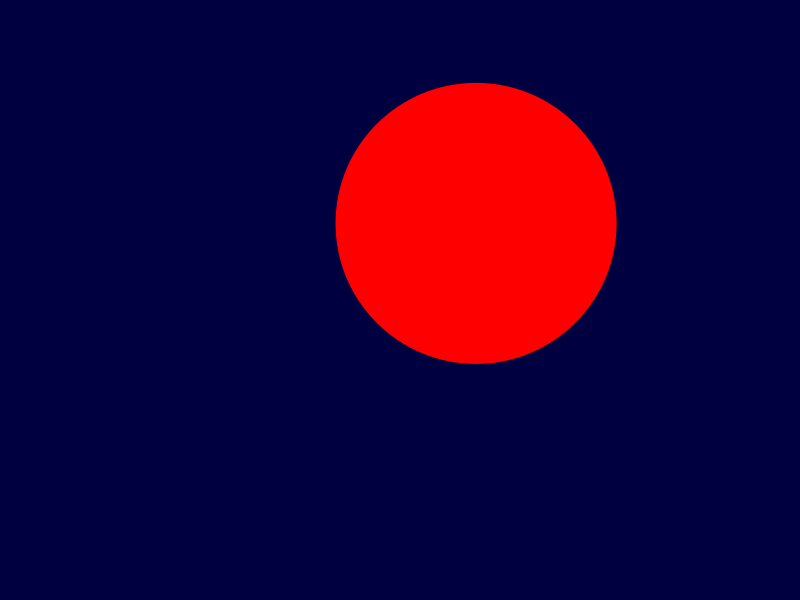
Frame 1 (no input)
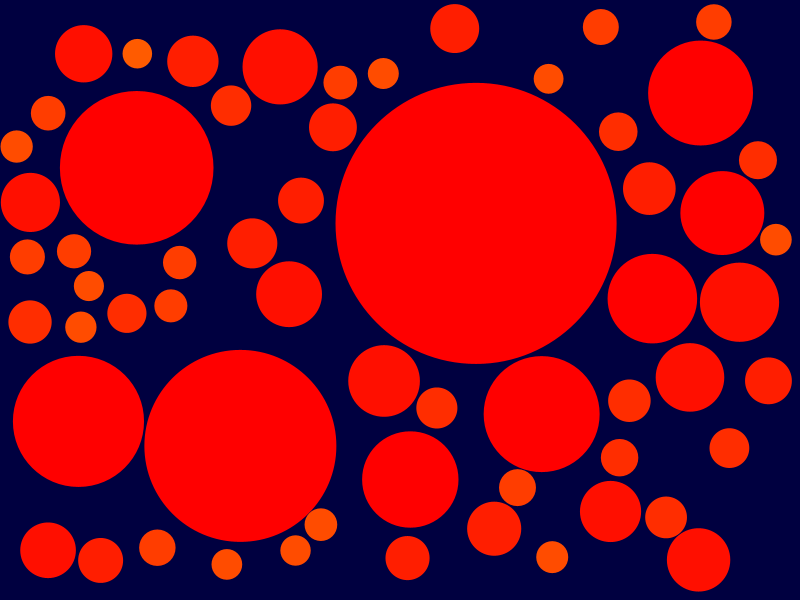
Frame 60 (the mouse pressed at the canvas centre just before this capture)
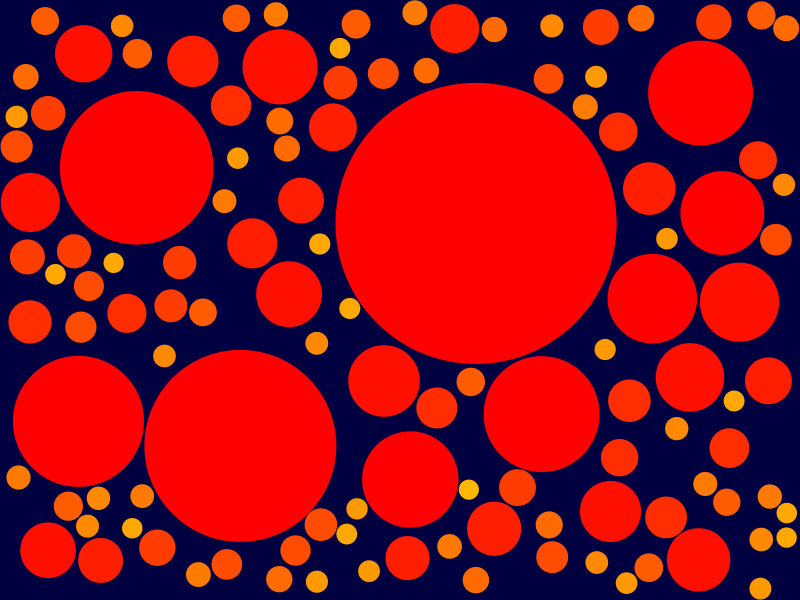
Frame 120 (the mouse held since frame 60 and released just before this capture)

The Processing sketch that drew these frames (run headless with seeded random() and noise(); from frame 60 on, the mouse is pressed at the canvas centre):

// Processing sketch: processing_40422
// ── processing_40422.pde

/*
Random Tiling by Philippe Guglielmetti, aka Dr. Goulu 2011
inspired by http://paulbourke.net/texture_colour/randomtile/
and http://www.openprocessing.org/visuals/?visualID=5464
*/

float c=1.1;
int n=0; // start with circles

float g(int i) {return pow(i,-c);}
float RiemannZeta() {
  float s=0;
  for (int i=1; g(i)>1E-6; i++) {s+=g(i);}
  return s;
}

float Angle2D(float x1,float y1,float x2,float y2)
{
   float dtheta = atan2(y2,x2) - atan2(y1,x1);
   while (dtheta > PI)
      dtheta -= 2*PI;
   while (dtheta < -PI)
      dtheta += 2*PI;
   return(dtheta);
}

boolean LineIntersect(float x1,float y1,float x2,float y2,float x3,float y3,float x4,float y4)
{
   float eps=1e-9;
   float denom  = (y4-y3) * (x2-x1) - (x4-x3) * (y2-y1);
   float numera = (x4-x3) * (y1-y3) - (y4-y3) * (x1-x3);
   float numerb = (x2-x1) * (y1-y3) - (y2-y1) * (x1-x3);

   // Are the line coincident?
   if (abs(numera) < eps && abs(numerb) < eps && abs(denom) < eps)
      return(true);

   // Are the line parallel
   if (abs (denom) < eps)
      return(false);

   // Is the intersection along the the segments
   float mua = numera / denom;
   float mub = numerb / denom;
   if (mua < 0 || mua > 1 || mub < 0 || mub > 1)
      return(false);
   return(true );
}

class Poly {
  int pts; // points
  float area,phi;
  float cx,cy;
  float cr; // cercle circonscrit
  
  Poly(int n, float a) {
    area=a;
    pts=n;
    if (pts<3) {
      cr=sqrt(area/PI);
    }
    else if (pts==10){  // pentagram
      float t=2*sin(PI/5); 
      t=(5*t*t/4)*(tan(3*PI/10)-tan(PI/5));
      cr=sqrt(area/t);
    }
    else{
      cr=sqrt(2*area/(n*sin(2*PI/n))); //http://www.mathwords.com/a/area_regular_polygon.htm
    }
  }
  
  void Random(float pmin, float pmax) {
    cx=random(cr,width-cr);
    cy=random(cr,height-cr);
    phi=random(pmin,pmax);    
  }
  
  float X(int i) {
    float r=cr;
    if (pts==10 && i%2==1) {r=r/2.5;}
    return cx+r*cos(phi+i*2*PI/pts);
  }
  float Y(int i) {
    float r=cr;
    if (pts==10 && i%2==1) {r=r/2.5;}
    return cy+r*sin(phi+i*2*PI/pts);
  }
  
  void Draw() {
    if (pts<3) {
      // translate(cx, cy, 0); sphere(cr);
      ellipse(cx,cy,2*cr,2*cr);
    }
    else {
      beginShape();
      float a=phi;
      for (int i=0; i<pts; i++)  {
        vertex(X(i),Y(i));
        a+=2*PI/pts;
      }
      endShape(CLOSE);
    }
  }
  
  boolean In(float x, float y) {
    float d2=sq(x-this.cx)+sq(y-this.cy);
    if (d2>sq(this.cr)) return false;
    if (pts<3) return true;
    float angle=0;
    for (int i=0; i<pts; i++) {
      angle += Angle2D(X(i)-x,Y(i)-y,X((i+1)%pts)-x,Y((i+1)%pts)-y);
    }
    return abs(angle)>=PI;
  }
  
  boolean Intersect(Poly p) {
    float d=sqrt(sq(p.cx-this.cx)+sq(p.cy-this.cy));
    if (d>p.cr+this.cr) return false;
    // check if any point of p in inside this shape
    for (int i=0; i<p.pts; i++) {
      if (In(p.X(i),p.Y(i))) {return true;}
    }
    if (pts<3) return true; // it this shape is a circle, that's all
    //
    // check if any point of this polygon is in p
    for (int i=0; i<pts; i++) {
      if (p.In(X(i),Y(i))) {return true;}
    }
    // check if any edges intersect
    for (int i=0; i<pts; i++) {
      for (int j=0; j<p.pts; j++) {
        if (LineIntersect(X(i),Y(i),X((i+1)%pts),Y((i+1)%pts),p.X(j),p.Y(j),p.X((j+1)%p.pts),p.Y((j+1)%p.pts)))
          return true;
      }
    }
    return false; // ok, they do not intersect, after all
  }
}
  
ArrayList polys;

boolean Intersect(Poly p) {
  for (int i = 0; i<polys.size(); i++) // fast test
    {if (((Poly)polys.get(i)).In(p.cx,p.cy)) return true;}
  for (int i = 0; i<polys.size(); i++) // slower test
    {if (p.Intersect((Poly)polys.get(i))) return true;}
  return false;
}

float a;
int i=1;

void setup() {
  smooth();
  colorMode(RGB,255);
  size(800,600);
  background(0,0,64);  // dark blue
  noStroke();
  polys=new ArrayList();
  a=width*height/RiemannZeta();
  i=1;
}
  
void draw() {
  colorMode(HSB, 100);
  fill(i/10,100,100);
  Poly p=new Poly(n,a*g(i));
  p.Random(0,PI);
  for (int i=0; Intersect(p) && i<1000000; i++) {p.Random(0,PI);}
  if (i<1000000) {
    p.Draw();
    polys.add(p);
  }
  i++;
}

void keyPressed()
{
  if (key=='0') n=0;  // circle
  else if (key=='1') n=10;  // star
  else if (key=='2') n=4;
  else if (key=='3') n=3;
  else if (key=='4') n=4;
  else if (key=='5') n=5;
  else if (key=='6') n=6;
  else setup(); // restart
}
